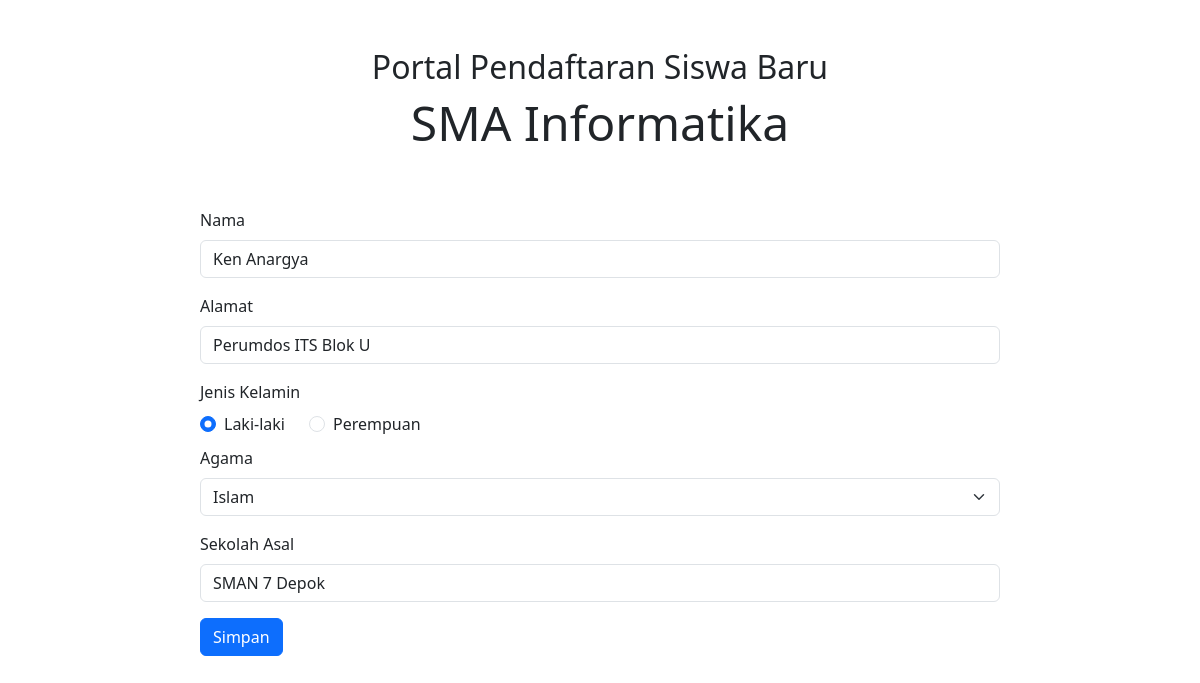
Page /form-edit.php?id=3 on the committed database.
### tables this page shows
CREATE TABLE `calon_siswa` (
  `id` int(11) NOT NULL,
  `nama` varchar(64) NOT NULL,
  `alamat` varchar(255) NOT NULL,
  `jenis_kelamin` varchar(16) NOT NULL,
  `agama` varchar(16) NOT NULL,
  `sekolah_asal` varchar(64) NOT NULL
);

### form-edit.php (the view, shortened to what this page needs)
<?php
include("config.php");
$id = $_GET['id'];
$sql = "SELECT * FROM calon_siswa WHERE id=$id";
$query = mysqli_query($db, $sql);
$siswa = mysqli_fetch_assoc($query);
?>
<!DOCTYPE html>
<html>
<head>
  <link href="https://cdn.jsdelivr.net/npm/bootstrap@5.3.2/dist/css/bootstrap.min.css" rel="stylesheet">
</head>
<body>
  <div class="container">
    <div class="row justify-content-center p-5">
      <div class="col-md-8 text-center">
        <h2 class="mt">Portal Pendaftaran Siswa Baru</h2>
        <h1 class="display-5">SMA Informatika</h1>
      </div>
    </div>
    <div style="max-width: 100vh; margin: 0 auto;">
      <form action="proses-edit.php" method="POST">
        <div class="mb-3">
          <label for="nama" class="form-label">Nama</label>
          <input type="text" class="form-control" placeholder="Masukkan nama" aria-label="Nama" name="nama" value="<?php echo $siswa['nama']; ?>" required />
        </div>
        <div class="mb-3">
          <label for="alamat" class="form-label">Alamat</label>
          <input type="text" class="form-control" placeholder="Masukkan alamat" aria-label="Alamat" name="alamat" value="<?php echo $siswa['alamat']; ?>" required />
        </div>
        <div class="mb-2">
          <?php $jk = $siswa['jenis_kelamin']; ?>
          <label for="jenis-kelamin" class="form-label">Jenis Kelamin</label>
          <div class="row">
            <div class="col-auto">
              <div class="form-check">
                <input class="form-check-input" type="radio" name="jenis-kelamin" id="laki-laki" value="Laki-laki" <?php echo ($jk == 'Laki-laki') ? 'checked' : ''; ?>>
                <label class="form-check-label" for="laki-laki">
                  Laki-laki
                </label>
              </div>
            </div>
            <div class="col-auto">
              <div class="form-check">
                <input class="form-check-input" type="radio" name="jenis-kelamin" id="perempuan" value="Perempuan" <?php echo ($jk == 'Perempuan') ? 'checked' : ''; ?>>
                <label class="form-check-label" for="perempuan">
                  Perempuan
                </label>
              </div>
            </div>
          </div>
        </div>
        <div class="mb-3">
          <?php $agama = $siswa['agama']; ?>
          <label for="agama" class="form-label">Agama</label>
          <select class="form-select" aria-label="Agama" name="agama" required>
            <option <?php echo ($agama == 'Islam') ? 'selected' : ''; ?>>Islam</option>
          </select>
        </div>
        <div class="mb-3">
          <label for="sekolah-asal" class="form-label">Sekolah Asal</label>
          <input type="text" class="form-control" placeholder="Sekolah Asal" aria-label="Sekolah Asal" name="sekolah-asal" value="<?php echo $siswa['sekolah_asal']; ?>" required />
        </div>
        <input type="submit" value="Simpan" class="btn btn-primary" name="simpan"></input>
      </form>
    </div>
  </div>
</body>
</html>

### rows in the picture
calon_siswa: nama "Ken Anargya", alamat "Perumdos ITS Blok U", jenis_kelamin "☑ Laki-laki", jenis_kelamin "☐ Perempuan", agama "Islam", sekolah-asal "SMAN 7 Depok"
